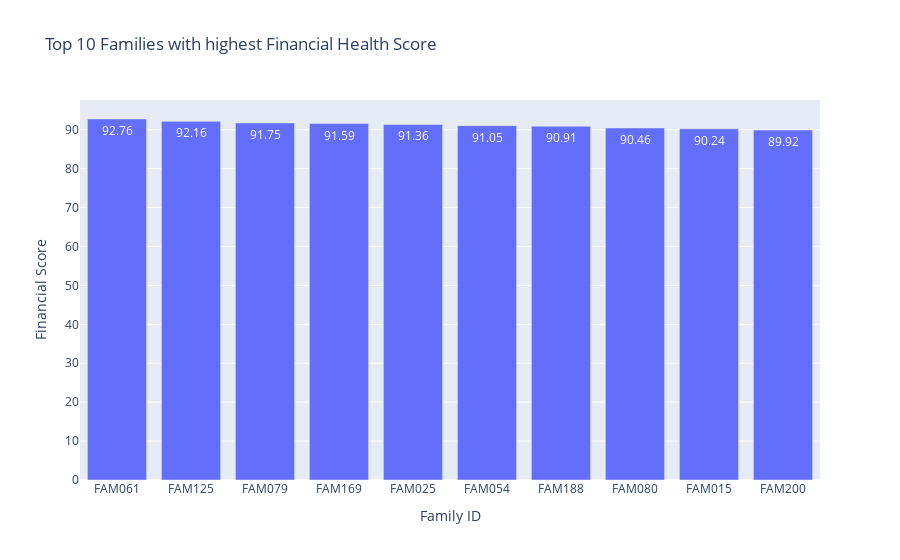
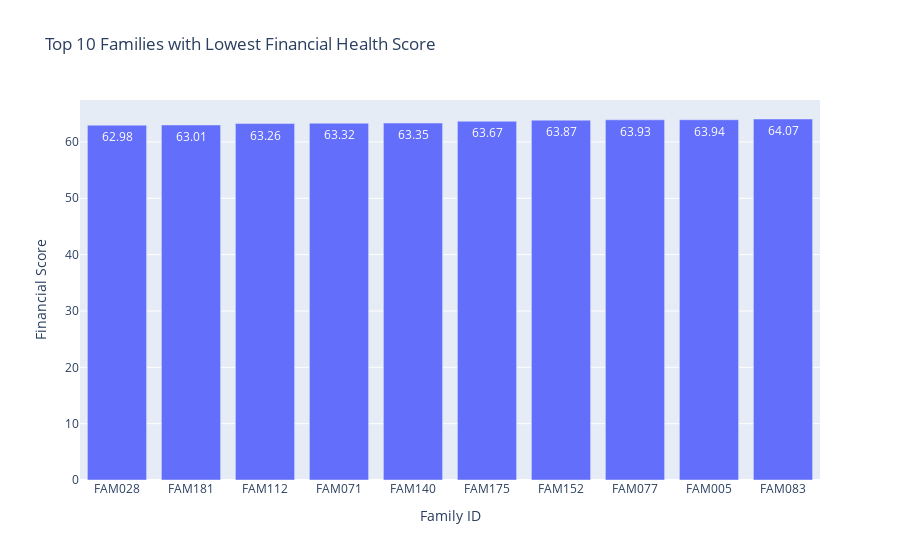

Write notebook code for charts like these, in order.
### Code cell
# Family-wise financial scores
fig5 = px.bar(
    family_Financial_Score_df_highest,
    x='Family ID',
    y='Score',
    title='Top 10 Families with highest Financial Health Score',
    labels={'Score': 'Financial Score', 'Family ID': 'Family ID'},
    text_auto=True
)
fig6 = px.bar(
    family_Financial_Score_df_lowest,
    x='Family ID',
    y='Score',
    title='Top 10 Families with Lowest Financial Health Score',
    labels={'Score': 'Financial Score', 'Family ID': 'Family ID'},
    text_auto=True
)

fig5.show()
fig6.show()

### Figure 1 — Plotly figure (JSON) as saved in the notebook; plotly's stock layout.template omitted (floating-point values rounded to 4 significant figures)
{"data": [{"alignmentgroup": "True", "hovertemplate": "Family ID=%{x}<br>Financial Score=%{y}<extra></extra>", "legendgroup": "", "marker": {"color": "#636efa", "pattern": {"shape": ""}}, "name": "", "offsetgroup": "", "orientation": "v", "showlegend": false, "textposition": "auto", "texttemplate": "%{y}", "type": "bar", "x": ["FAM061", "FAM125", "FAM079", "FAM169", "FAM025", "FAM054", "FAM188", "FAM080", "FAM015", "FAM200"], "xaxis": "x", "y": [92.76, 92.16, 91.75, 91.59, 91.36, 91.05, 90.91, 90.46, 90.24, 89.92], "yaxis": "y"}], "layout": {"autosize": true, "barmode": "relative", "legend": {"tracegroupgap": 0}, "title": {"text": "Top 10 Families with highest Financial Health Score"}, "xaxis": {"anchor": "y", "autorange": true, "domain": [0, 1], "range": [-0.5, 9.5], "title": {"text": "Family ID"}, "type": "category"}, "yaxis": {"anchor": "x", "autorange": true, "domain": [0, 1], "range": [0, 97.64], "title": {"text": "Financial Score"}, "type": "linear"}}}

### Figure 2 — Plotly figure (JSON) as saved in the notebook; plotly's stock layout.template omitted (floating-point values rounded to 4 significant figures)
{"data": [{"alignmentgroup": "True", "hovertemplate": "Family ID=%{x}<br>Financial Score=%{y}<extra></extra>", "legendgroup": "", "marker": {"color": "#636efa", "pattern": {"shape": ""}}, "name": "", "offsetgroup": "", "orientation": "v", "showlegend": false, "textposition": "auto", "texttemplate": "%{y}", "type": "bar", "x": ["FAM028", "FAM181", "FAM112", "FAM071", "FAM140", "FAM175", "FAM152", "FAM077", "FAM005", "FAM083"], "xaxis": "x", "y": [62.98, 63.01, 63.26, 63.32, 63.35, 63.67, 63.87, 63.93, 63.94, 64.07], "yaxis": "y"}], "layout": {"autosize": true, "barmode": "relative", "legend": {"tracegroupgap": 0}, "title": {"text": "Top 10 Families with Lowest Financial Health Score"}, "xaxis": {"anchor": "y", "autorange": true, "domain": [0, 1], "range": [-0.5, 9.5], "title": {"text": "Family ID"}, "type": "category"}, "yaxis": {"anchor": "x", "autorange": true, "domain": [0, 1], "range": [0, 67.44], "title": {"text": "Financial Score"}, "type": "linear"}}}
